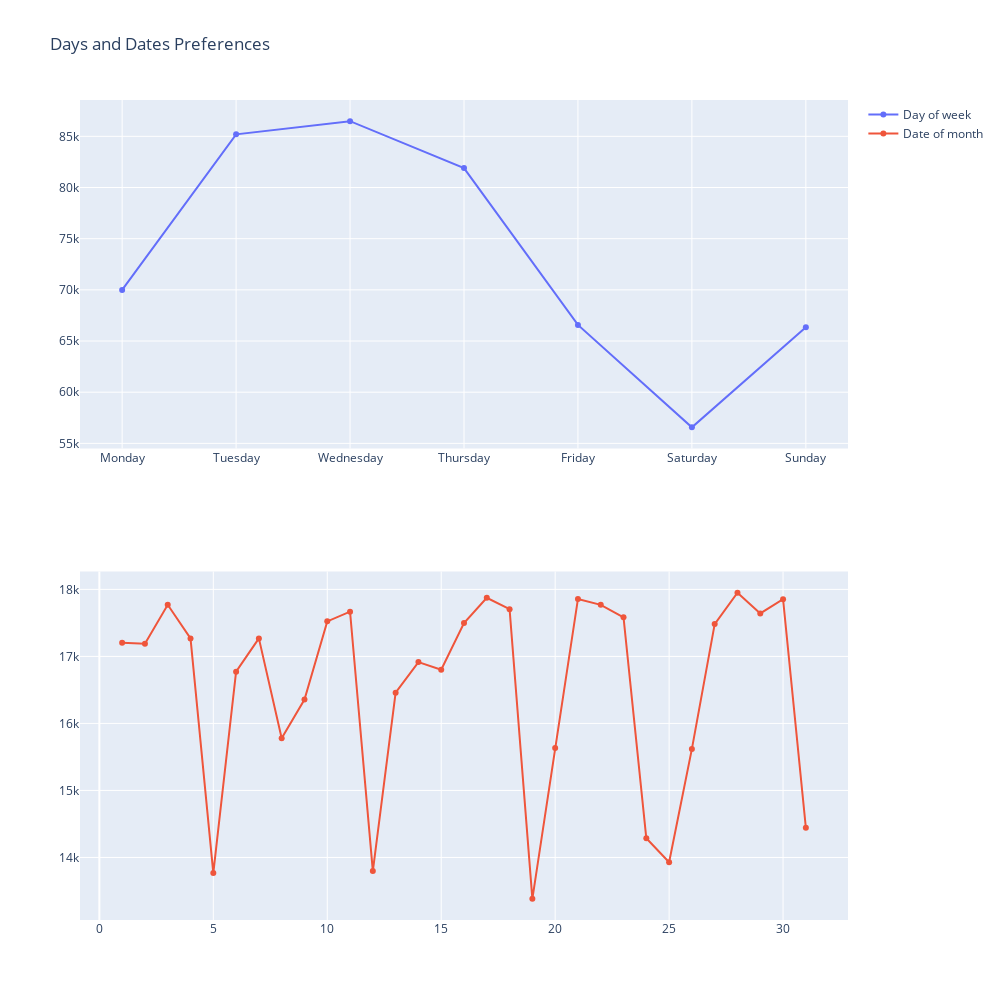

The cell this chart's notebook holds for it:
### Code cell
fig = make_subplots(rows=2, cols=1)

fig.add_trace(
    go.Scatter(x= Week_day['Day'], y=Week_day['Counts'],mode="lines+markers",name= 'Day of week'),
    row=1, col=1
)

fig.add_trace(
    go.Scatter(x=Month_date['Date'], y=Month_date['Counts'],mode="lines+markers",name= 'Date of month'),
    row=2, col=1
)

fig.update_layout(height=1000, width=1000, title_text="Days and Dates Preferences")
fig.show()

### Figure 1 — Plotly figure (JSON) as saved in the notebook; plotly's stock layout.template omitted (floating-point values rounded to 4 significant figures)
{"data": [{"mode": "lines+markers", "name": "Day of week", "type": "scatter", "x": ["Monday", "Tuesday", "Wednesday", "Thursday", "Friday", "Saturday", "Sunday"], "xaxis": "x", "y": [69993, 85195, 86481, 81898, 66570, 56567, 66347], "yaxis": "y"}, {"mode": "lines+markers", "name": "Date of month", "type": "scatter", "x": [1, 2, 3, 4, 5, 6, 7, 8, 9, 10, 11, 12, 13, 14, 15, 16, 17, 18, 19, 20, 21, 22, 23, 24, 25, 26, 27, 28, 29, 30, 31], "xaxis": "x2", "y": [17202, 17188, 17770, 17269, 13767, 16773, 17269, 15780, 16357, 17523, 17668, 13797, 16459, 16915, 16802, 17499, 17874, 17704, 13383, 15632, 17858, 17769, 17583, 14287, 13929, 15620, 17483, 17951, 17642, 17854, 14444], "yaxis": "y2"}], "layout": {"height": 1000, "title": {"text": "Days and Dates Preferences"}, "width": 1000, "xaxis": {"anchor": "y", "domain": [0, 1]}, "xaxis2": {"anchor": "y2", "domain": [0, 1]}, "yaxis": {"anchor": "x", "domain": [0.575, 1]}, "yaxis2": {"anchor": "x2", "domain": [0, 0.425]}}}
